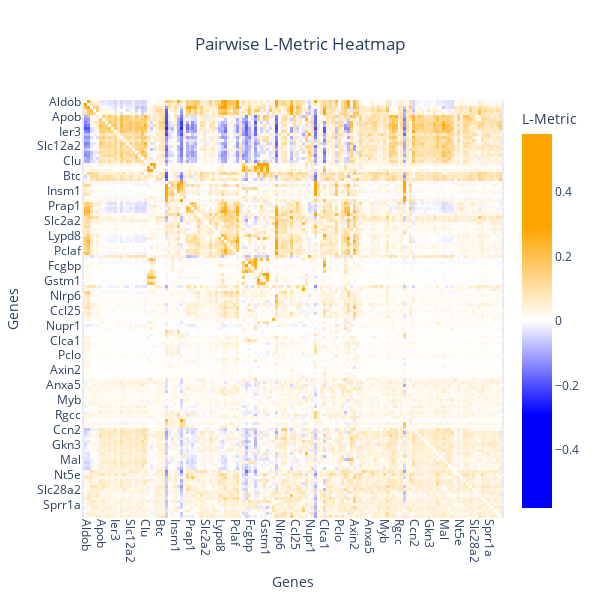

Notebook cell for this chart:
### Code cell
# Perform hierarchical clustering using the average linkage method and Euclidean distance
calculator.perform_clustering(method='average', metric='euclidean')

# Plot the interactive clustered heatmap
calculator.plot_heatmap(interactive=True)

### Figure 1 — Plotly figure (JSON) as saved in the notebook; plotly's stock layout.template omitted (floating-point values rounded to 4 significant figures; data arrays with more than 128 entries replaced by an {"elided": "..."} marker saying what was removed)
{"data": [{"colorbar": {"title": {"text": "L-Metric"}}, "colorscale": [[0, "blue"], [0.25, "blue"], [0.5, "white"], [0.75, "orange"], [1, "orange"]], "hoverongaps": false, "reversescale": false, "type": "heatmap", "x": {"elided": "140 str values"}, "y": {"elided": "140 str values"}, "z": {"elided": "140x140 float values"}, "zmax": 0.5808, "zmin": -0.5808}], "layout": {"autosize": false, "height": 600, "title": {"text": "Pairwise L-Metric Heatmap", "x": 0.5}, "width": 600, "xaxis": {"tickangle": 90, "title": {"text": "Genes"}}, "yaxis": {"autorange": "reversed", "scaleanchor": "x", "title": {"text": "Genes"}}}}
